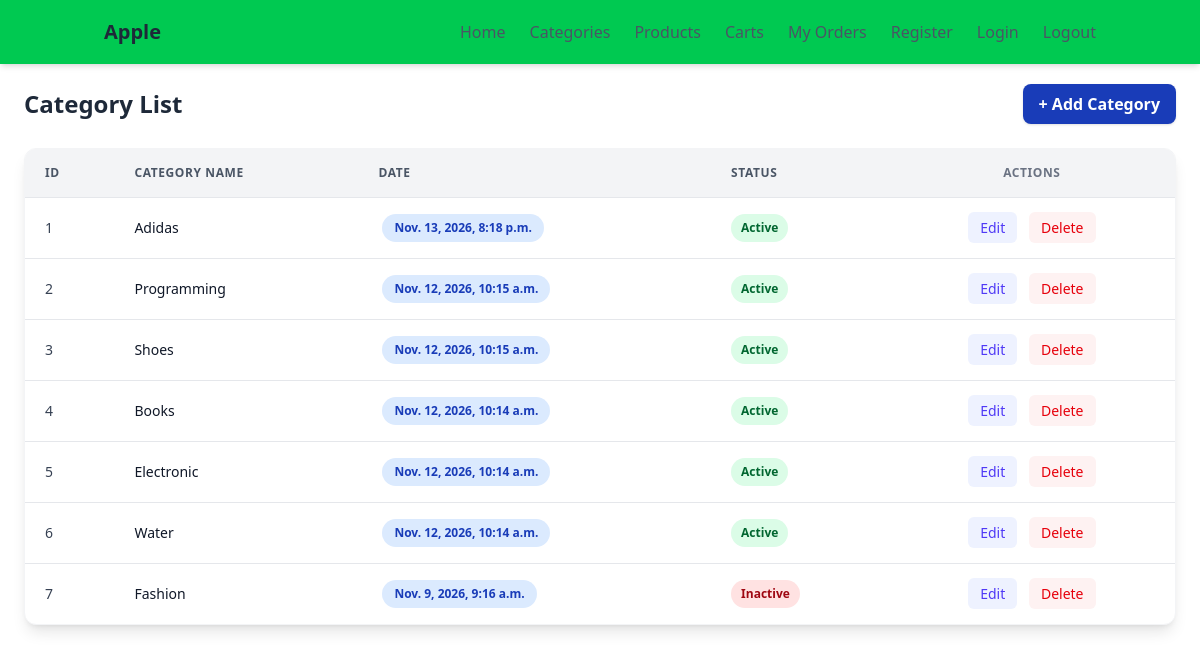
Page /categories/ on the committed database.
### apps/categories/models.py (models this page shows, shortened)
class CategoryModel(models.Model):
    class StatusChoices(models.TextChoices):
        ACTIVE = 'active', 'Active'
        INACTIVE = 'inactive', 'Inactive'
    name = models.CharField(max_length = 255)
    created_at = models.DateTimeField(auto_now_add = True)
    updated_at = models.DateTimeField(auto_now = True)
    status = models.CharField(
        max_length = 10,
        choices = StatusChoices.choices,
        default = StatusChoices.ACTIVE,
    )

### views/category_view.py (the view)
# urls.py: path('categories/', category_view.category_list, name = "category_list"),
def category_list(request):
    categories = CategoryModel.objects.all().order_by("-created_at")
    return render(request, "category_list.html",{"categories":categories})

### templates/category_list.html
{% extends 'layouts/base.html' %}
{% block body %}
<div class="max-w-6xl mx-auto pt-5">
    <div class="flex justify-between items-center mb-6">
        <h2 class="text-2xl font-bold text-gray-800">Category List</h2>
        <a href="{% url 'category_create' %}"
            class="bg-blue-800 hover:bg-blue-600 text-white font-semibold py-2 px-4 rounded-lg shadow transition duration-300">
            + Add Category
        </a>
    </div>
    <div class="bg-white shadow-lg rounded-xl overflow-hidden border border-gray-100">
        <div class="overflow-x-auto">
            <table class="min-w-full leading-normal">
                <thead class="bg-gray-100 border-b border-gray-200">
                    <tr>
                        <th class="px-5 py-3 text-left text-xs font-semibold text-gray-600 uppercase tracking-wider">ID
                        </th>
                        <th class="px-5 py-3 text-left text-xs font-semibold text-gray-600 uppercase tracking-wider">
                            Category Name</th>
                        <th class="px-5 py-3 text-left text-xs font-semibold text-gray-600 uppercase tracking-wider">
                            Date</th>
                        <th class="px-5 py-3 text-left text-xs font-semibold text-gray-600 uppercase tracking-wider">
                            Status</th>
                        <th class="px-6 py-4 text-center text-xs font-bold text-gray-500 uppercase tracking-wider">
                            Actions</th>
                    </tr>
                </thead>
                <tbody class="divide-y divide-gray-200">
                    {% for cat in categories %}
                    <tr class="hover:bg-gray-50 transition duration-150">
                        <td class="px-5 py-4 text-sm text-gray-700">{{forloop.counter}}</td>
                        <td class="px-5 py-4 text-sm font-medium text-gray-900">{{cat.name}}</td>
                        <td class="px-6 py-4 whitespace-nowrap">
                            <span
                                class="px-3 py-1 inline-flex text-xs leading-5 font-semibold rounded-full bg-blue-100 text-blue-800">{{cat.created_at}}</span>
                        </td>
                        <td class="px-5 py-4 text-sm font-medium">
                            {% if cat.status == 'active' %}
                            <a href="{% url 'category_toggle_status' cat.id %}"
                                class="px-2.5 py-1 inline-flex text-xs leading-5 font-semibold rounded-full bg-green-100 text-green-800">Active</a>
                            {% else %}
                            <a href="{% url 'category_toggle_status' cat.id %}"
                                class="px-2.5 py-1 inline-flex text-xs leading-5 font-semibold rounded-full bg-red-100 text-red-800">Inactive</a>
                            {% endif %}
                        </td>
                        <td class="px-6 py-4 whitespace-nowrap text-center text-sm font-medium">
                            <a href="{% url 'category_edit' cat.id %}"
                                class="text-indigo-600 hover:text-indigo-900 bg-indigo-50 hover:bg-indigo-100 px-3 py-1.5 rounded-md transition duration-200 mr-2">Edit</a>
                            <a href="{% url 'category_delete' cat.id %}"
                                class="text-red-600 hover:text-red-900 bg-red-50 hover:bg-red-100 px-3 py-1.5 rounded-md transition duration-200">Delete</a>
                        </td>
                    </tr>
                    {% endfor %}
                </tbody>
            </table>
        </div>
    </div>
</div>
{% endblock %}

### rows in the picture
CategoryModel: name "Adidas", created_at "Nov. 13, 2026, 8:18 p.m.", status "Active"
CategoryModel: name "Programming", created_at "Nov. 12, 2026, 10:15 a.m.", status "Active"
CategoryModel: name "Shoes", created_at "Nov. 12, 2026, 10:15 a.m.", status "Active"
CategoryModel: name "Books", created_at "Nov. 12, 2026, 10:14 a.m.", status "Active"
CategoryModel: name "Electronic", created_at "Nov. 12, 2026, 10:14 a.m.", status "Active"
CategoryModel: name "Water", created_at "Nov. 12, 2026, 10:14 a.m.", status "Active"
CategoryModel: name "Fashion", created_at "Nov. 9, 2026, 9:16 a.m.", status "Inactive"
